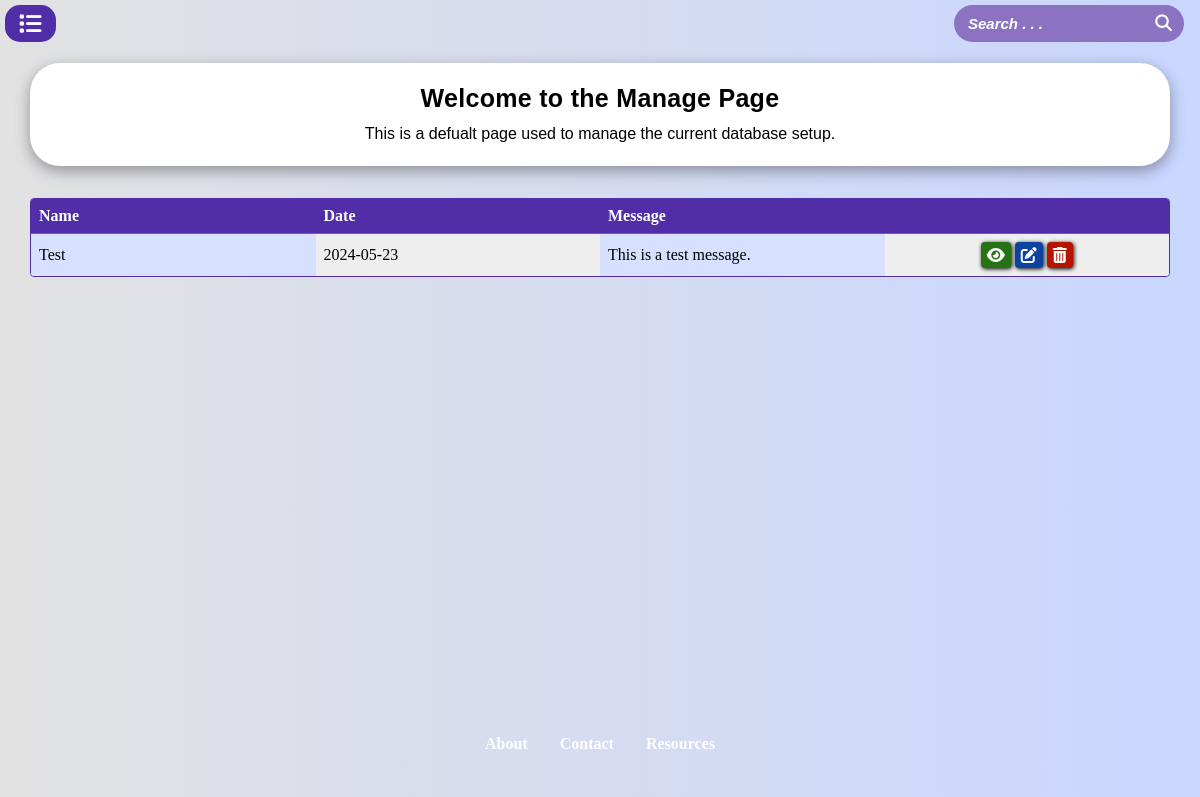
Before: /manage/ with the older database file.
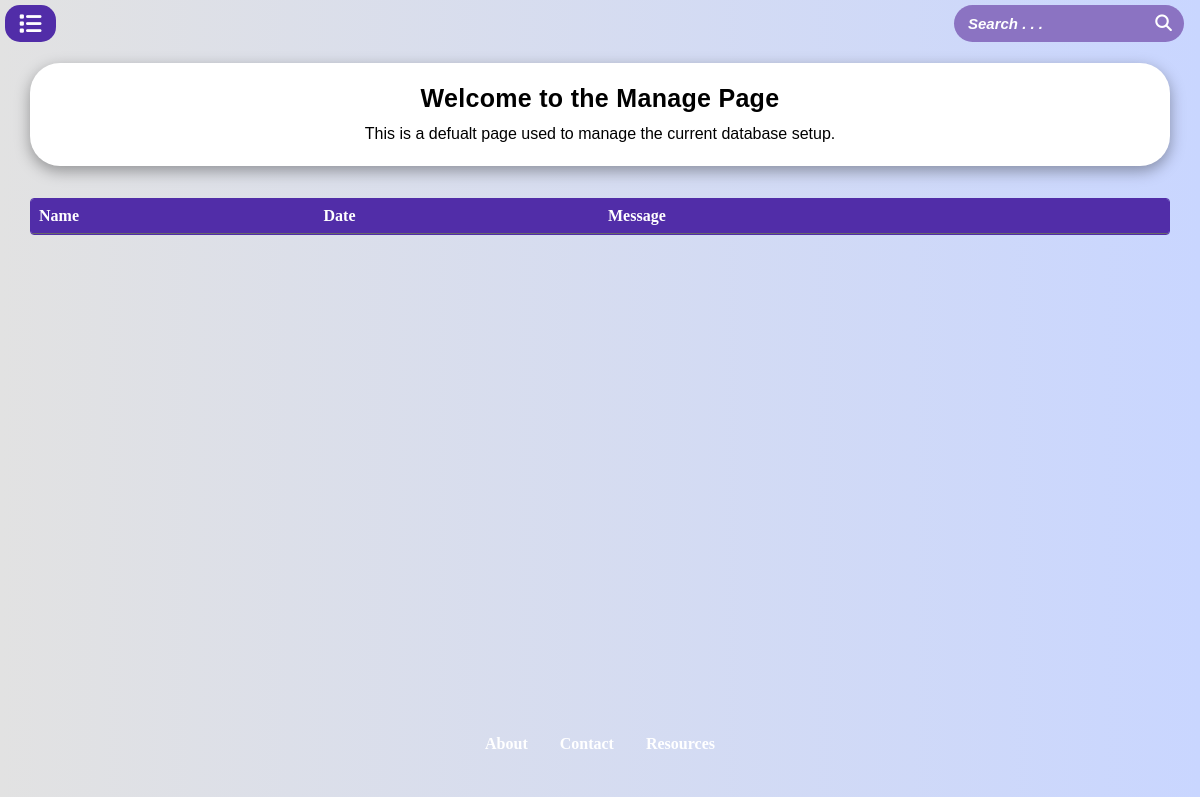
After: the same page with the newer database file.
### app/models/models.py (models this page shows, shortened)
class Models(db.Model):
    __tablename__ = 'Models'
    id = db.Column(db.Integer, primary_key=True)
    name = db.Column(db.String(50), nullable=False)
    date = db.Column(db.Date)
    message = db.Column(db.Text)

### app/manage/routes.py (the view)
@bp.route('/')
def index():
    try:
        data = Models.query.all()
        return render_template('./manage/manage.html', nav_id="manage-page", data=data)
    except Exception as e:
        LOGGER.error(f"An error occured when loading management page: {e}")
        return redirect(url_for('main.index'))

### app/templates/manage/manage.html (shortened to what this page needs)
{% extends "base.html" %}
{% block content %}
<div class="topic shadow">
    <div class="title center-txt">Welcome to the Manage Page</div>
    <div class="description center-txt" id="tutorial-description">
        This is a defualt page used to manage the current database setup.
    </div>
</div>
<div class="info-table">
    <table class="shadow">
        <thead>
            <tr>
                <th class="left-txt">Name</th>
                <th class="left-txt">Date</th>
                <th class="left-txt">Message</th>
                <th></th>
            </tr>
        </thead>
        <tbody>
            {% for row in data %}
            <tr>
                <td class="info-cell">{{ row.name | escape }}</td>
                <td class="info-cell">{{ row.date | escape }}</td>
                <td class="info-cell">{{ row.message | escape }}</td>
                <td class="action-cells">
                    <div class="action-links">
                        <a class="action-cell view-cell" href="{{ url_for('manage.view', id=row.id) | escape }}">
                            <i class="fa-solid fa-eye icon-btn"></i>
                        </a>
                        <a class="action-cell edit-cell" href="{{ url_for('manage.update_info', id=row.id) | escape }}">
                            <i class="fa-solid fa-pen-to-square icon-btn"></i>
                        </a>
                        <a class="action-cell delete-cell" href="#" data-record="{{ row.id | escape }}">
                            <i class="fa-solid fa-trash-can icon-btn"></i>
                        </a>
                    </div>
                </td>
            </tr>
            {% endfor %}
        </tbody>
    </table>
</div>
{% endblock %}

Changed rows visible on the page:
removed Models: name "Test", date "2024-05-23", message "This is a test message."
